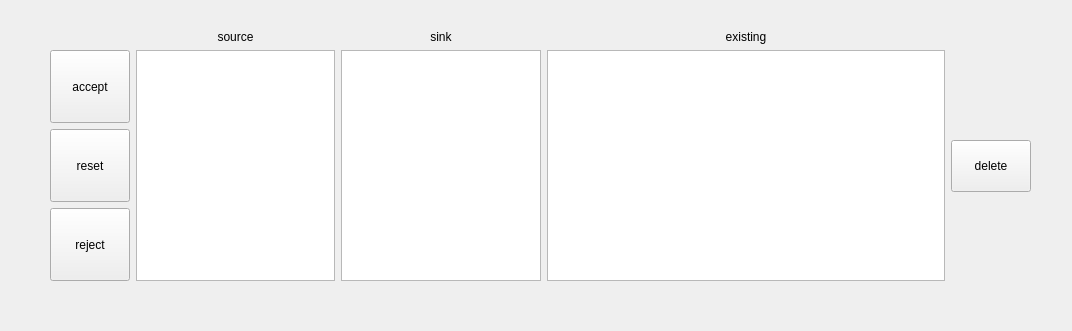
<?xml version="1.0" encoding="UTF-8"?>
<ui version="4.0">
 <class>SourceSinkLinking</class>
 <widget class="QWidget" name="SourceSinkLinking">
  <property name="geometry">
   <rect>
    <x>0</x>
    <y>0</y>
    <width>1072</width>
    <height>331</height>
   </rect>
  </property>
  <property name="windowTitle">
   <string>Form</string>
  </property>
  <widget class="QWidget" name="gridLayoutWidget">
   <property name="geometry">
    <rect>
     <x>50</x>
     <y>30</y>
     <width>981</width>
     <height>251</height>
    </rect>
   </property>
   <layout class="QGridLayout" name="gridLayout" columnstretch="2,5,5,10,2">
    <item row="1" column="1">
     <widget class="QListWidget" name="listSource"/>
    </item>
    <item row="0" column="2">
     <widget class="QLabel" name="labelRight">
      <property name="text">
       <string>sink</string>
      </property>
      <property name="alignment">
       <set>Qt::AlignCenter</set>
      </property>
     </widget>
    </item>
    <item row="1" column="0">
     <layout class="QVBoxLayout" name="verticalLayout">
      <item>
       <widget class="QPushButton" name="pushAccept">
        <property name="sizePolicy">
         <sizepolicy hsizetype="Minimum" vsizetype="Minimum">
          <horstretch>0</horstretch>
          <verstretch>0</verstretch>
         </sizepolicy>
        </property>
        <property name="minimumSize">
         <size>
          <width>52</width>
          <height>52</height>
         </size>
        </property>
        <property name="text">
         <string>accept</string>
        </property>
       </widget>
      </item>
      <item>
       <widget class="QPushButton" name="pushReset">
        <property name="sizePolicy">
         <sizepolicy hsizetype="Minimum" vsizetype="Minimum">
          <horstretch>0</horstretch>
          <verstretch>0</verstretch>
         </sizepolicy>
        </property>
        <property name="minimumSize">
         <size>
          <width>52</width>
          <height>52</height>
         </size>
        </property>
        <property name="text">
         <string>reset</string>
        </property>
       </widget>
      </item>
      <item>
       <widget class="QPushButton" name="pushExit">
        <property name="sizePolicy">
         <sizepolicy hsizetype="Minimum" vsizetype="Minimum">
          <horstretch>0</horstretch>
          <verstretch>0</verstretch>
         </sizepolicy>
        </property>
        <property name="minimumSize">
         <size>
          <width>52</width>
          <height>52</height>
         </size>
        </property>
        <property name="text">
         <string>reject</string>
        </property>
       </widget>
      </item>
     </layout>
    </item>
    <item row="0" column="1">
     <widget class="QLabel" name="labelLeft">
      <property name="text">
       <string>source</string>
      </property>
      <property name="alignment">
       <set>Qt::AlignCenter</set>
      </property>
     </widget>
    </item>
    <item row="1" column="3">
     <widget class="QListWidget" name="listWidgetExisting"/>
    </item>
    <item row="0" column="3">
     <widget class="QLabel" name="labelExisting">
      <property name="text">
       <string>existing</string>
      </property>
      <property name="alignment">
       <set>Qt::AlignCenter</set>
      </property>
     </widget>
    </item>
    <item row="1" column="2">
     <widget class="QListWidget" name="listSink"/>
    </item>
    <item row="1" column="4">
     <layout class="QVBoxLayout" name="verticalLayout_2">
      <item>
       <spacer name="verticalSpacer">
        <property name="orientation">
         <enum>Qt::Vertical</enum>
        </property>
        <property name="sizeHint" stdset="0">
         <size>
          <width>20</width>
          <height>40</height>
         </size>
        </property>
       </spacer>
      </item>
      <item>
       <widget class="QPushButton" name="pushDelete">
        <property name="sizePolicy">
         <sizepolicy hsizetype="Minimum" vsizetype="Minimum">
          <horstretch>0</horstretch>
          <verstretch>0</verstretch>
         </sizepolicy>
        </property>
        <property name="minimumSize">
         <size>
          <width>52</width>
          <height>52</height>
         </size>
        </property>
        <property name="text">
         <string>delete</string>
        </property>
       </widget>
      </item>
      <item>
       <spacer name="verticalSpacer_2">
        <property name="orientation">
         <enum>Qt::Vertical</enum>
        </property>
        <property name="sizeHint" stdset="0">
         <size>
          <width>20</width>
          <height>40</height>
         </size>
        </property>
       </spacer>
      </item>
     </layout>
    </item>
   </layout>
  </widget>
 </widget>
 <resources/>
 <connections/>
</ui>
